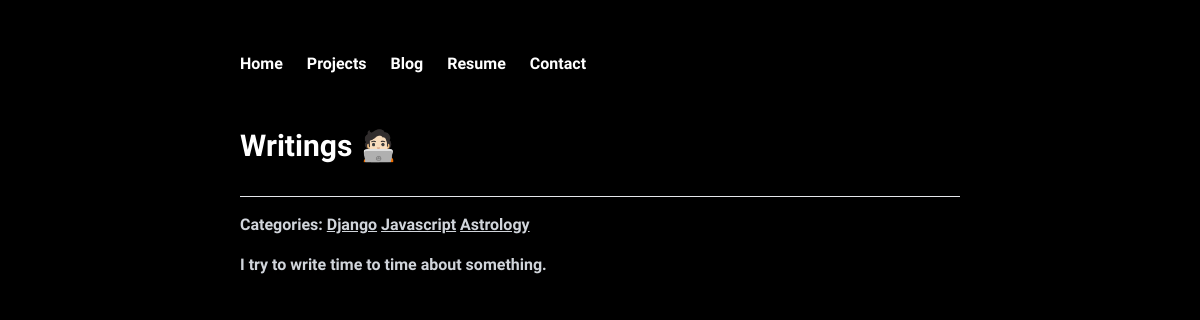
Screenshot of /blog/ with the database file from the repository.
### app/models.py (models this page shows)
class Category(models.Model):
    name = models.CharField(max_length=200, unique=True)
    def __str__(self):
        return self.name

### app/views.py (the view)
# urls.py: path('blog/', views.blog, name='blog'),
def blog(request):
    blog_list = Blog.objects.all().order_by('-datePublished')
    paginator = Paginator(blog_list, 5)
    page_number = request.GET.get('page')
    blogs = paginator.get_page(page_number)
    if request.GET.get('category'):
        query = request.GET.get('category')
        category = Category.objects.get(name=query)
        blogs = Blog.objects.filter(category=category).order_by('-datePublished')
    categories = Category.objects.all()
    context = {'blogs':blogs, 'categories':categories}
    return render(request, 'app/Blog.html', context)

### templates/app/Blog.html (shortened to what this page needs)
{% extends 'base.html' %}
{% load static %}
{% block content %}
<h1 class="text-3xl">Writings 🧑🏻‍💻</h1>
<hr class="border-t-1 border-white-300 my-4">
<p class="text-gray-300">Categories:
    {% for category in categories %}
        <a href="?category={{ category.name }}" class="underline hover:text-white">{{category|capfirst}}</a>
    {% endfor %}
</p>
<p class="text-gray-300 mt-4">I try to write time to time about something.</p>
{% endblock %}

### static/css/index.css (style rules this page uses)
body { font-family: "Inconsolata" !important; font-optical-sizing: auto; color: white !important; font-weight: 550 !important; }

### rows the page displays
Category: name "Django"
Category: name "Javascript"
Category: name "Astrology"
